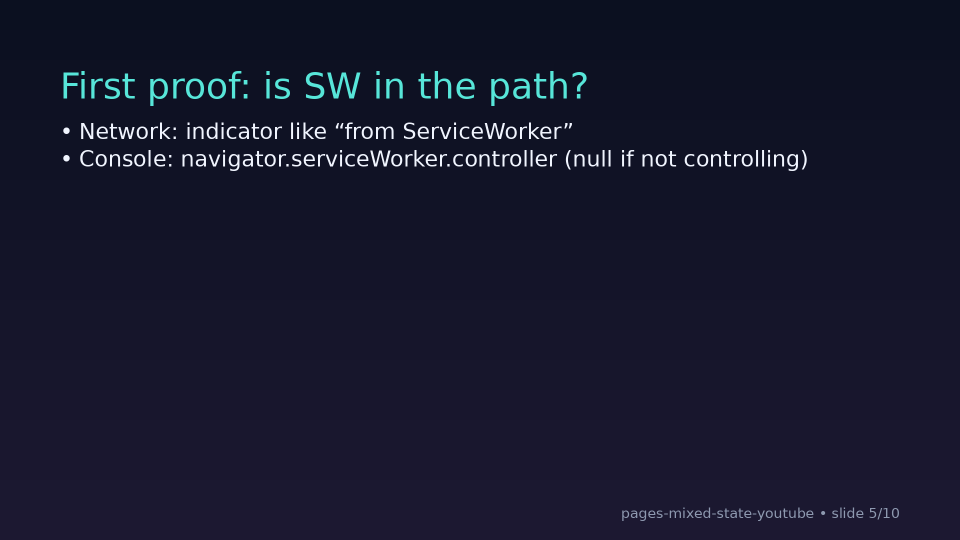
#> input picture slides/rendered_video7/slide_05.png, 1920 x 1080 px, found by its file name (shown at 1/2 size)
$ python make_previews.py slides/rendered_video7/slide_05.png slides/rendered_video7/_montage.png
#> lines starting #> are read from the running program, lines starting #| are printed output that depends on the picture
"""Generate deterministic resized preview PNGs next to source images.

Example:
  python slides/make_previews.py slides/rendered_video7/slide_05.png slides/rendered_video7/_montage.png
"""

from __future__ import annotations

import argparse
import os
import tempfile
from pathlib import Path
from typing import Iterable

from PIL import Image

DEFAULT_SIZES = "320x180,640x360"

RESAMPLE_MAP = {
    "nearest": Image.NEAREST,
    "bilinear": Image.BILINEAR,
    "bicubic": Image.BICUBIC,
    "lanczos": Image.LANCZOS,
}


def parse_args() -> argparse.Namespace:
    p = argparse.ArgumentParser(description="Generate resized preview PNGs next to source images.")
    p.add_argument("images", nargs="+", help="Input image path(s)")
    p.add_argument(
        "--sizes",
        default=DEFAULT_SIZES,
        help="Comma-separated list of sizes like '320x180,640x360'",
    )
    p.add_argument(
        "--suffix-format",
        default="_preview_{w}x{h}.png",
        help="Filename suffix format (uses {w} and {h}) appended to the stem",
    )
    p.add_argument(
        "--resample",
        choices=sorted(RESAMPLE_MAP),
        default="bicubic",
        help="Resampling method",
    )
    return p.parse_args()


def parse_sizes(raw: str) -> list[tuple[int, int]]:
#> called with raw = '320x180,640x360'
    sizes: list[tuple[int, int]] = []
    for chunk in raw.split(","):
        chunk = chunk.strip()
        if not chunk:
            continue
        if "x" not in chunk.lower():
            raise ValueError(f"Size must be <w>x<h>, got {chunk!r}")
        w_str, h_str = chunk.lower().split("x", 1)
        try:
            w, h = int(w_str), int(h_str)
        except ValueError as exc:
            raise ValueError(f"Size must be integers, got {chunk!r}") from exc
        if w <= 0 or h <= 0:
            raise ValueError(f"Size must be positive, got {chunk!r}")
        sizes.append((w, h))
    return sizes


def save_png_atomic(image: Image.Image, dest: Path) -> None:
    dest.parent.mkdir(parents=True, exist_ok=True)
    temp_file = tempfile.NamedTemporaryFile(dir=dest.parent, suffix=".tmp", delete=False)
    temp_path = Path(temp_file.name)
    temp_file.close()
    try:
        image.save(temp_path, format="PNG")
        os.replace(temp_path, dest)
    finally:
        if temp_path.exists():
            temp_path.unlink()


def build_output_path(src: Path, suffix_fmt: str, w: int, h: int) -> Path:
    try:
        suffix = suffix_fmt.format(w=w, h=h)
    except (KeyError, ValueError) as exc:
        raise SystemExit(f"Invalid --suffix-format: {exc}") from exc
    return src.with_name(src.stem + suffix)


def make_previews(
    src: Path,
    sizes: Iterable[tuple[int, int]],
    suffix_fmt: str,
    resample: int,
) -> list[Path]:
#> called with suffix_fmt = '_preview_{w}x{h}.png', resample = 3
    with Image.open(src) as img:
#> img is the input picture: PIL image 1920x1080 RGB; mean R, G, B 22.4, 23.9, 44.1
        rgb = img.convert("RGB")
        written: list[Path] = []
        for w, h in sizes:
            resized = rgb.resize((w, h), resample=resample)
            out_path = build_output_path(src, suffix_fmt, w, h)
            save_png_atomic(resized, out_path)
            written.append(out_path)
#> this loop made 2 passes
#> pass 1, in make_previews, `resized = rgb.resize((w, h), resample=resample)`:
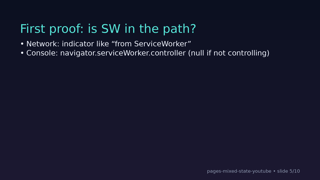
#> resized: PIL image 320x180 RGB; mean R, G, B 22.4, 23.9, 44.1
#> pass 2, in make_previews, `resized = rgb.resize((w, h), resample=resample)`:
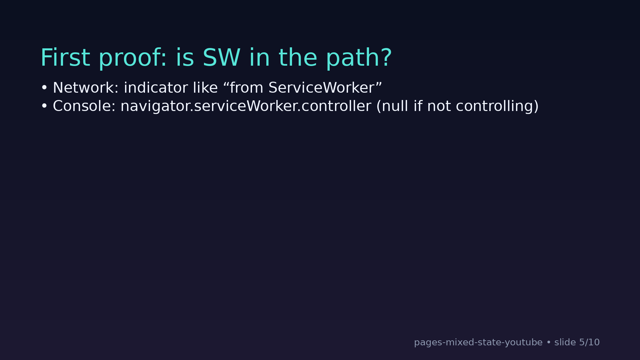
#> resized: PIL image 640x360 RGB; mean R, G, B 22.4, 23.9, 44.1
#> after the loop, written = 2 items
    return written


def main() -> None:
    args = parse_args()

    try:
        sizes = parse_sizes(args.sizes)
    except ValueError as exc:
        raise SystemExit(f"Invalid --sizes: {exc}") from exc
    if not sizes:
        raise SystemExit("No sizes provided after parsing --sizes")

    resample = RESAMPLE_MAP[args.resample]
    suffix_fmt = args.suffix_format

    for image_path in args.images:
        src = Path(image_path)
        if not src.exists():
            raise SystemExit(f"Not found: {src}")
        written = make_previews(src, sizes, suffix_fmt, resample)
#> written = 2 items
        for out_path in written:
            print(f"Wrote {out_path}")
#> pass 2 of the loop in main, `for image_path in args.images:`:
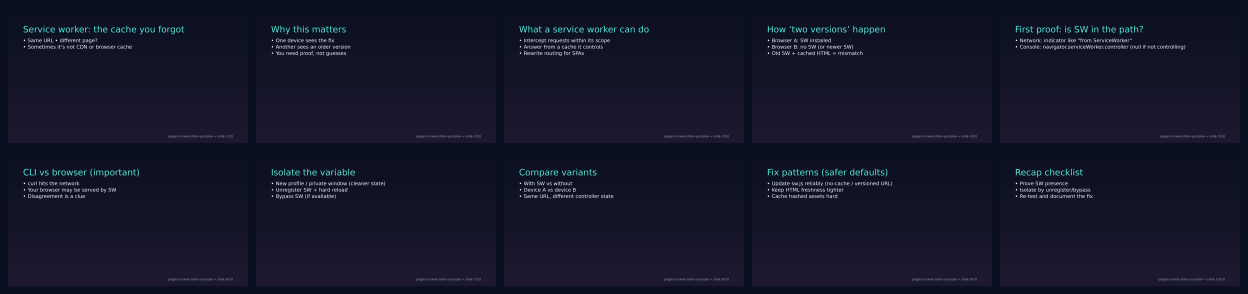
#> input picture slides/rendered_video7/_montage.png, 2496 x 588 px, found by its file name (shown at 1/2 size)
#> in make_previews, img is the input picture: PIL image 2496x588 RGB; mean R, G, B 20.3, 22.1, 41.8
#> the loop in make_previews (call 2), `for w, h in sizes:` made 2 passes
#> pass 1, in make_previews (call 2), `resized = rgb.resize((w, h), resample=resample)`:
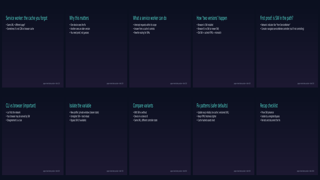
#> resized: PIL image 320x180 RGB; mean R, G, B 20.3, 22.1, 41.8
#> the loop in main, `for out_path in written:` made 2 passes
#| Wrote slides/rendered_video7/_montage_preview_320x180.png
#| Wrote slides/rendered_video7/_montage_preview_640x360.png


if __name__ == "__main__":
    main()
